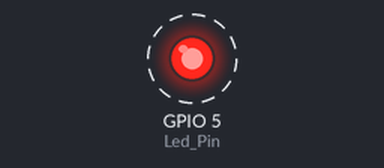
A sketch run on a simulated ESP32. On the bench: output pins drawn as LEDs (lit = HIGH). Dashed ring = blinking.

Above: at 0.5 s.
Timing chart, 0 to 3.2 s (numbered marks = the images above):
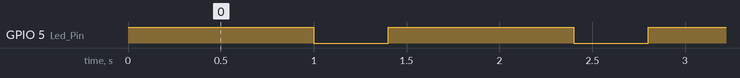

The sketch:

30.ino
```cpp
//definição do pino de LED

#define Led_Pin 5

void setup() {
  // configura o pino como saída
  Serial.begin(115200);
  pinMode(Led_Pin, OUTPUT);
}

void loop() {
  digitalWrite(Led_Pin, HIGH);
  delay(1000); // espera
  digitalWrite(Led_Pin, LOW);
  delay(400); // espera
}
```

Measured:
- by itself, GPIO 5 (Led_Pin): alternates HIGH for 1.0 s and LOW for 0.40 s
